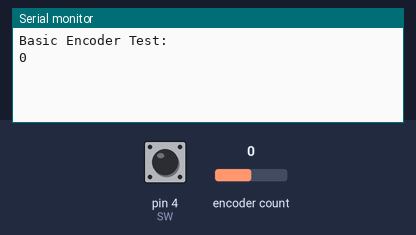
This sketch was run on a simulated Arduino Uno, built with avr-gcc and run on an emulated ATmega328P. Shown: the last lines printed to the serial monitor. The inputs (shaded band) are chosen by the test bench; at power-on: pin 4 (SW) HIGH, encoder count 0.

Above: at 3.2 s.
3.3 s: pin 4 (SW) pulled LOW for 0.15 s
At 3.7 s:
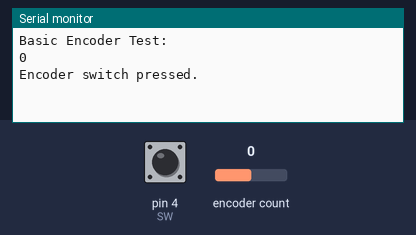
4.9 s: encoder count set to 1
At 5.5 s:
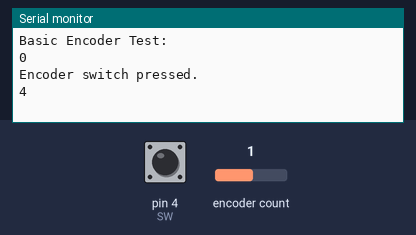
6.4 s: encoder count set to 2
At 7.8 s:
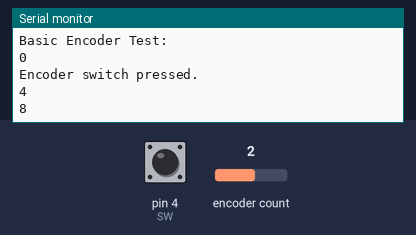

Measured:
- after the input at 3.3 s, the serial monitor: prints a new line after 0.05 s (image 1)
- after the input at 4.9 s, the serial monitor: prints a new line at once (image 2)
- after the input at 6.4 s, the serial monitor: prints a new line at once (image 3)

The sketch:

Uno_KY40_Test2.ino
```cpp
/*
 *  File: Uno_KY40_Test2.ino
 *
 *  based on Encoder Library - Basic Example
 *  http://www.pjrc.com/teensy/td_libs_Encoder.html
 *
 * Midifications: Claus Kühnel 2020-02-17 info@ckuehnel.ch
 */
#include <Encoder.h>

// Change these two numbers to the pins connected to your encoder.
//   Best Performance: both pins have interrupt capability
//   Good Performance: only the first pin has interrupt capability
//   Low Performance:  neither pin has interrupt capability
//   avoid using pins with LEDs attached
Encoder encoder(2, 3);
const int SW = 4;    // Rotary Encoder Switch
boolean pressed = false;

int buttonState;              // the current reading from the input pin
int lastButtonState = HIGH;   // the previous reading from the input pin

unsigned long lastDebounceTime = 0;  // the last time the output pin was toggled
unsigned long debounceDelay = 50;    // the debounce time; increase if the output flickers

void setup()
{
  Serial.begin(115200);
  delay(2000); // wait for Serial Monitor
  Serial.println("Basic Encoder Test:");

  // Set the Switch pin to use Arduino PULLUP resistors
  pinMode(SW, INPUT_PULLUP);
}

long oldPosition  = -999;

void loop()
{
  // Check if Rotary Encoder switch was pressed
  int reading = digitalRead(SW);
  if (reading != lastButtonState) lastDebounceTime = millis();
  if ((millis() - lastDebounceTime) > debounceDelay)
  {
    if (reading != buttonState) buttonState = reading;
  }
  lastButtonState = reading;

  if (!buttonState && !pressed)
  {
    pressed = true;
    Serial.println("Encoder switch pressed.");
  }
  if (buttonState) pressed = false;

  long newPosition = encoder.read();
  if (newPosition != oldPosition)
  {
    oldPosition = newPosition;
    Serial.println(newPosition);
  }
}
```
